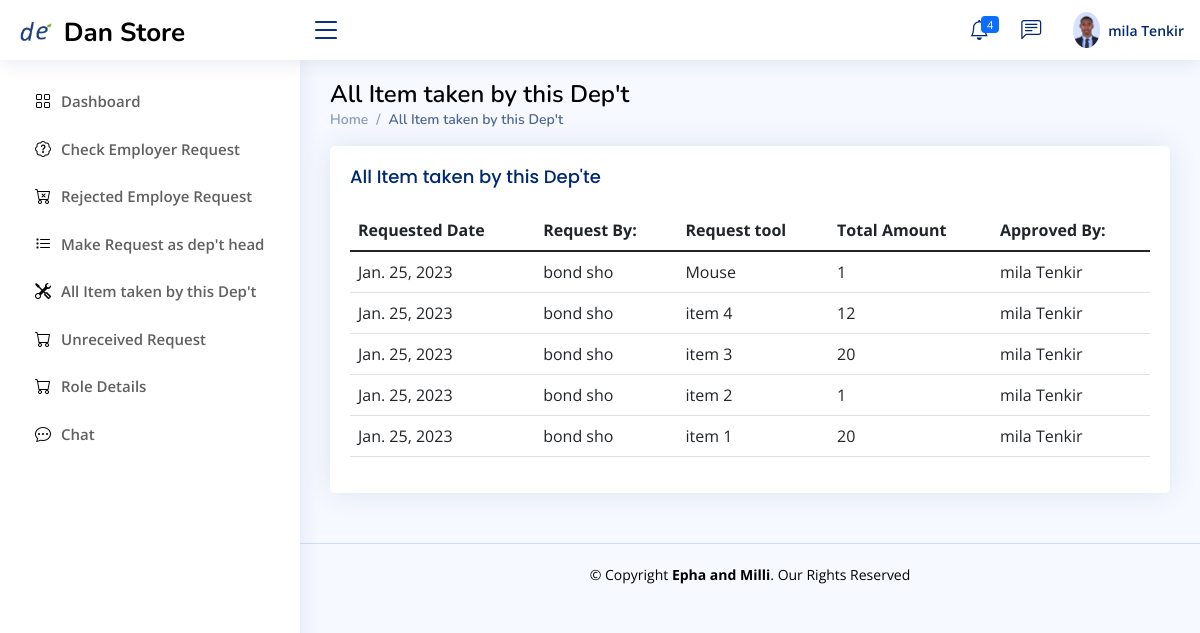
The app's page /department_head/all_item_taken_by (signed in), older data.
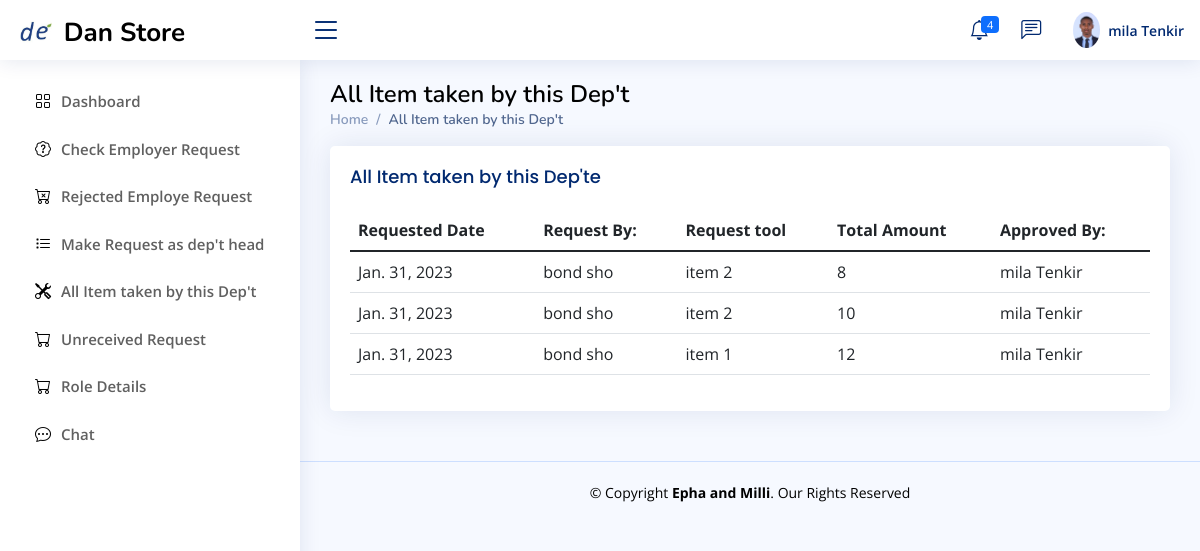
The same page, newer data.
### Store_manager/models.py (models this page shows, shortened)
class employe_request_form1_permanent(models.Model):
    store_Keeper_action_choice=(
        ('Pending','Pending'),
        ('Allowed','Allowed'),
        ('Reject','Reject'),
        ('Received ','Received'),
    )
    dept_head_action_choice=(
        ('Pending','Pending'),
        ('Approved','Approved'),
        ('Rejected','Rejected'),
    )
    Recival_status=(
        ('Received ','Received'),
        ('Not_Received ','Not_Received'),
        ('Returned','Returned'),
    )
    request_store=models.ForeignKey(allStore,null=True,blank=True,on_delete=models.CASCADE)
    date=models.DateField(auto_now_add=True,null=True)
    dept_head_Action=models.CharField(max_length=200,null=True,choices=dept_head_action_choice,default='Pending')
    Store_Keeper_Action=models.CharField(max_length=200,null=True,choices=store_Keeper_action_choice,default='Pending')
    Recival_status_by_Employer=models.CharField(max_length=200,null=True,choices=Recival_status)
    Request_by=models.CharField(max_length=100,null=True,blank=True)
    Department=models.CharField(max_length=100,null=True,blank=True)
    checkd_by=models.ForeignKey(employ,null=True,blank=True,on_delete=models.CASCADE)
    Description=models.CharField(max_length=100,null=True,blank=True)
    unit=models.CharField(max_length=100,null=True,blank=True)
    req_qty=models.CharField(max_length=100,null=True,blank=True)
    Remark=models.CharField(max_length=100,null=True,blank=True)
    note=models.TextField(max_length=100,null=True,blank=True)
    Type_of_item=models.TextField(max_length=100,null=True,blank=True)
    Serial_No=models.TextField(max_length=100,null=True,blank=True)
    Unique_Name_No=models.TextField(max_length=100,null=True,blank=True)

class employ(models.Model):
    user=models.ForeignKey(User,null=True,blank=True,on_delete=models.CASCADE)
    role= models.CharField(max_length=200,null=True,blank=True)
    profile_pic=models.ImageField(null=True,blank=True, upload_to='Profile/')
    Full_Name=models.CharField(max_length=300, null=True)
    gender = models.CharField(max_length=20,null=True,blank=True)
    phone1 = models.CharField(max_length=200, null=True)
    phone2 = models.CharField(max_length=200, null=True)
    facebook = models.CharField(max_length=200, null=True,blank=True)
    telegram = models.CharField(max_length=200, null=True,blank=True)
    instagram = models.CharField(max_length=200, null=True,blank=True)
    about = models.TextField(max_length=500, null=True)
    address = models.CharField(max_length=200, null=True)
    inDepartment = models.CharField(max_length=300,null=True)
    date_created = models.DateTimeField(auto_now_add=True, null=True)
    Thechnologist =models.BooleanField(blank=True,null=True,default=False)
    accessStore=models.ForeignKey(allStore,null=True,blank=True,on_delete=models.CASCADE)
    Titel = models.CharField(max_length=20,null=True,blank=True)
    Filed_Study = models.CharField(max_length=20,null=True,blank=True)
    Collage = models.CharField(max_length=20,null=True,blank=True)
    grade=models.CharField(max_length=20,null=True,blank=True)
    Year_Graguation = models.DateField(null=True,blank=True)
    Document=models.FileField(null=True,blank=True,upload_to="File/Document")

### Department_Head/views.py (the view)
# urls.py: path('all_item_taken_by',views.all_item_taken_by,name="all_item_taken_by"),
def all_item_taken_by(request):
    users = User.objects.get(id=request.user.id)
    re_employ=employ.objects.get(user=users)
    admin = re_employ
    checkd_by=re_employ
    Request_by=re_employ.Full_Name
    requ_by_dept_recv=dept_request_form1_permanent.objects.filter (Q(Request_by=Request_by) & Q(Store_Keeper_Action="Allowed")).order_by("-id")
    requ_by_emp_recv=employe_request_form1_permanent.objects.filter(Q(checkd_by=checkd_by) & Q(Store_Keeper_Action="Allowed")).order_by("-id")
    all_receved_req=list(chain(requ_by_dept_recv, requ_by_emp_recv))
    context={
        'admin':admin,
        'all_receved_req':all_receved_req,
    }
    return render(request,'Department_head/all_item_taken_by.html',context)

### Templates/Department_head/all_item_taken_by.html
{% extends 'Department_head/D_base.html' %}
{% block d_head  %}
<main id="main" class="main">
    <div class="pagetitle">
      <h1 style="color: black">All Item taken by this Dep't</h1>
      <nav>
        <ol class="breadcrumb">
          <li class="breadcrumb-item"><a href="{% url 'dept-dashboard' %}">Home</a></li>
          <li class="breadcrumb-item active">All Item taken by this Dep't</li>
        </ol>
      </nav>
    </div>
    <section class="section">
        <div class="row">
          <div class="col-lg-12">
            <div class="card recent-sales overflow-auto">
                <div class="card-body">
                  <h5 class="card-title">All Item taken by this Dep'te</h5>
                  <table class="table datatable">
                    <thead>
                      <tr>
                        <th scope="col">Requested Date</th>
                        <th scope="col">Request By:</th>
                        <th scope="col">Request tool</th>
                        <th scope="col">Total Amount</th>
                        <th scope="col">Approved By:</th>
                      </tr>
                    </thead>
                    <tbody>
                      {% for request in all_receved_req %}
                      <tr>
                        <td>{{request.date}}</td>
                        <td>{{request.Request_by}}</td>
                        <td>{{request.Description}}</td>
                        <td>{{request.req_qty}}</td>
                        <td>{{request.checkd_by.Full_Name}}</td>
                      </tr>
                     {% endfor %}
                    </tbody>
                  </table>
                </div>
              </div>
         </div>
         </div>
    </section>
  </main>
{% endblock %}

Row changes from the older to the newer data that the page shows:
removed employe_request_form1_permanent: date "Jan. 25, 2023", Request_by "bond sho", Description "Mouse", req_qty "1", checkd_by.Full_Name "mila Tenkir"
removed employe_request_form1_permanent: date "Jan. 25, 2023", Request_by "bond sho", Description "item 4", req_qty "12", checkd_by.Full_Name "mila Tenkir"
removed employe_request_form1_permanent: date "Jan. 25, 2023", Request_by "bond sho", Description "item 3", req_qty "20", checkd_by.Full_Name "mila Tenkir"
removed employe_request_form1_permanent: date "Jan. 25, 2023", Request_by "bond sho", Description "item 2", req_qty "1", checkd_by.Full_Name "mila Tenkir"
removed employe_request_form1_permanent: date "Jan. 25, 2023", Request_by "bond sho", Description "item 1", req_qty "20", checkd_by.Full_Name "mila Tenkir"
added employe_request_form1_permanent: date "Jan. 31, 2023", Request_by "bond sho", Description "item 2", req_qty "8", checkd_by.Full_Name "mila Tenkir"
added employe_request_form1_permanent: date "Jan. 31, 2023", Request_by "bond sho", Description "item 2", req_qty "10", checkd_by.Full_Name "mila Tenkir"
added employe_request_form1_permanent: date "Jan. 31, 2023", Request_by "bond sho", Description "item 1", req_qty "12", checkd_by.Full_Name "mila Tenkir"
